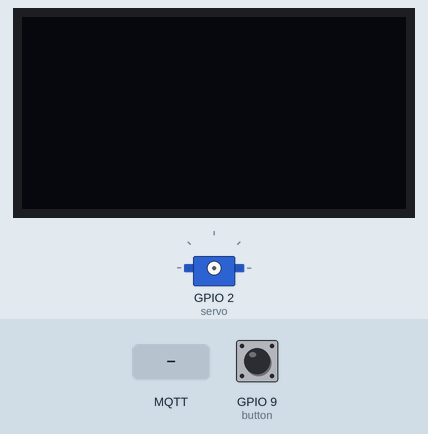
Bench run of a program on a simulated ESP32 board running MicroPython. On the bench: 128×64 one-colour display, servo. Inputs (shaded band) come from the test bench; at power-on: GPIO 9 (button) HIGH. WiFi joins after 1.5 s; no MQTT or app messages arrive unless stated; values from a settings file that is not in the repository are placeholders; what the program prints to the serial console is not drawn.

Above: at 1.2 s.
1.3 s: MQTT message "disable" arrives on the first subscribed topic
At 2.5 s:
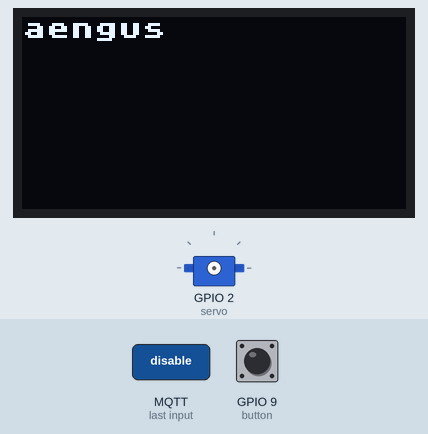
3.5 s: MQTT message "enable" arrives on the first subscribed topic
At 3.89 s:
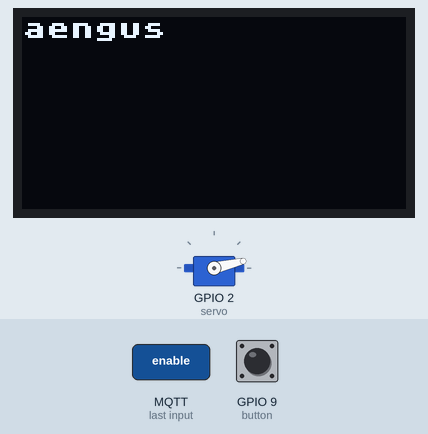
At 4.4 s:
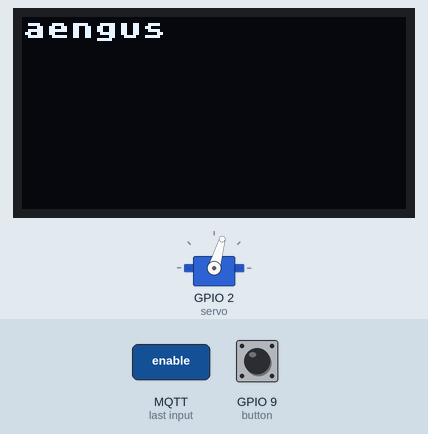
5.7 s: GPIO 9 (button) pulled LOW for 0.15 s
At 6.3 s:
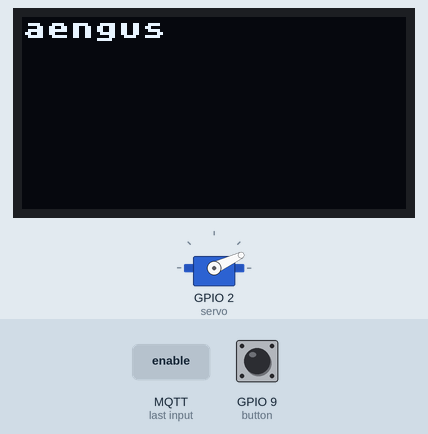
6.4 s: GPIO 9 (button) pulled LOW for 1 s
8.0 s: MQTT message "happy" arrives on the first subscribed topic
9.5 s: MQTT message "0.0.0.0" arrives on the first subscribed topic
Timing chart, 0 to 12.0 s (numbered marks = the images above; inputs shaded):
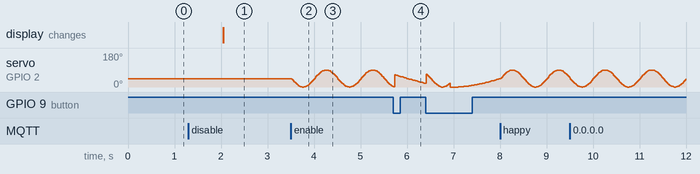

The program:

dahal_main.py
```python
# Python
import time
import asyncio
from math import pi, sin
# MicroPython
from machine import Pin, I2C    # type: ignore (suppresses Pylance lint warning)
import network                  # type: ignore (suppresses Pylance lint warning)
from servo import Servo         # type: ignore (suppresses Pylance lint warning)
# custom
from mqtt import MQTTClient     # type: ignore (suppresses Pylance lint warning)
import ssd1306                  # type: ignore (suppresses Pylance lint warning)
import secrets

threadsleep = 0.01

class Dancer:
    def __init__(self):
        self.servo = Servo(2)
        self.happy = True
        self.enabled = True
        self.button = Pin(9, Pin.IN, Pin.PULL_UP)

        self.i2c = I2C(0, scl=Pin(7), sda=Pin(6), freq=400000)
        self.oled = ssd1306.SSD1306_I2C(128, 64, self.i2c)

        self.connect_to_wifi()

    def connect_to_wifi(self):
        #self.neopixel[0] = (10, 0, 10); self.neopixel.write()
        self.wlan = network.WLAN(network.STA_IF)
        self.wlan.active(True)
        self.wlan.connect(secrets.ssid, secrets.password)

        print('trying to connect to Wi-Fi', end = '')
        while self.wlan.ifconfig()[0] == '0.0.0.0':
            print('.', end='')
            time.sleep(1)

        # We should have a valid IP now via DHCP
        print('\nWi-Fi connection successful: {}'.format(self.wlan.ifconfig()))
        #self.neopixel[0] = (10, 0, 0); self.neopixel.write()

    def write_to_screen(self, text):
        self.oled.text(text, 0, 0)
        self.oled.show()

    async def test(self):
        testiter = 0
        while True:
            testiter += 1
            await asyncio.sleep(1)
            print(testiter)
            await asyncio.sleep(threadsleep)

    async def monitor_buttons_and_pot(self):
        while True:
            if not self.button.value():
                self.happy = not self.happy
                print(f'self.happy is now {self.happy}')
                await asyncio.sleep(0.5)
            await asyncio.sleep(threadsleep)

    async def run_servos(self):
        frequency = 1 # cycle per second
        # time.ticks_ms() / 1000
        while True:
            if self.enabled:
                if self.happy:
                    frequency = 1.0
                else:
                    frequency = 0.25
                ω = 2*pi*frequency
                t = time.ticks_ms() / 1000
                servo_angle = (sin(ω*t) + 1) / 2 * 90
                self.servo.write(servo_angle)
            await asyncio.sleep(threadsleep)

    async def monitor_mqtt(self):
        mqtt_broker = 'broker.hivemq.com' # old
        # mqtt_broker = 'broker.emqx.io' # new
        port = 1883
        topic = 'ME35-24/aengus'

        def callback(topic, msg):
            topic, msg = topic.decode(), msg.decode()
            print('received MQTT message {}'.format(msg))
            if msg == 'happy':
                self.happy = True
            elif msg == 'sad':
                self.happy = False
            elif msg == 'enable':
                self.enabled = True
            elif msg == 'disable':
                self.enabled = False
                print('disabled myself')
        print('about to attempt MQTT connection')

        self.client = MQTTClient('ME35_aengus', mqtt_broker, port, keepalive=60)
        self.client.set_callback(callback)
        self.client.connect()
        self.client.subscribe(topic.encode())

        print('successfully connected to MQTT')

        while True:
            self.client.check_msg()
            await asyncio.sleep(threadsleep)

async def main():
    dancer = Dancer()
    dancer.write_to_screen('aengus')
    await asyncio.gather(asyncio.create_task(dancer.test()),
                         asyncio.create_task(dancer.monitor_buttons_and_pot()),
                         asyncio.create_task(dancer.monitor_mqtt()),
                         asyncio.create_task(dancer.run_servos())
                        )

asyncio.run(main())
```

Measured:
- after the input at 1.3 s, servo on GPIO 2 (servo): stops changing and stays 43°
